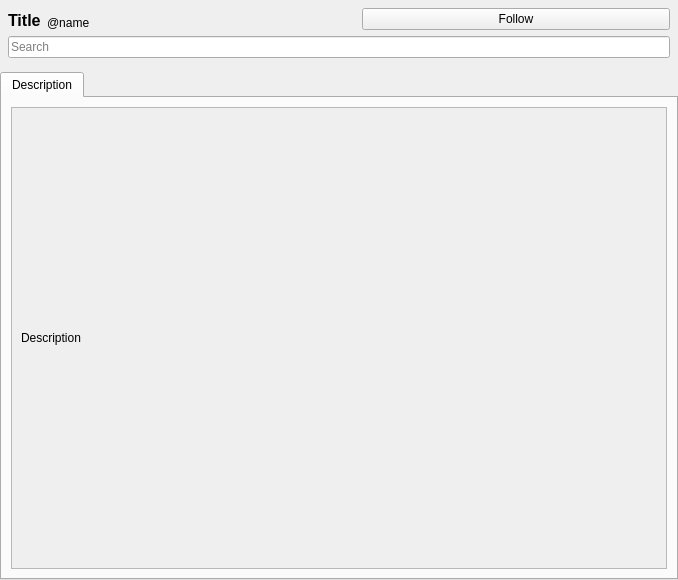
<?xml version="1.0" encoding="UTF-8"?>
<ui version="4.0">
 <class>Form</class>
 <widget class="QWidget" name="Form">
  <property name="geometry">
   <rect>
    <x>0</x>
    <y>0</y>
    <width>678</width>
    <height>580</height>
   </rect>
  </property>
  <property name="windowTitle">
   <string>Form</string>
  </property>
  <layout class="QVBoxLayout" name="verticalLayout_2">
   <property name="leftMargin">
    <number>0</number>
   </property>
   <property name="topMargin">
    <number>0</number>
   </property>
   <property name="rightMargin">
    <number>0</number>
   </property>
   <property name="bottomMargin">
    <number>0</number>
   </property>
   <item>
    <layout class="QGridLayout" name="gridLayout">
     <property name="leftMargin">
      <number>8</number>
     </property>
     <property name="topMargin">
      <number>8</number>
     </property>
     <property name="rightMargin">
      <number>8</number>
     </property>
     <property name="bottomMargin">
      <number>8</number>
     </property>
     <item row="0" column="2">
      <widget class="QPushButton" name="follow_button">
       <property name="cursor">
        <cursorShape>PointingHandCursor</cursorShape>
       </property>
       <property name="text">
        <string>Follow</string>
       </property>
      </widget>
     </item>
     <item row="0" column="0">
      <widget class="QLabel" name="title_label">
       <property name="sizePolicy">
        <sizepolicy hsizetype="Fixed" vsizetype="Preferred">
         <horstretch>0</horstretch>
         <verstretch>0</verstretch>
        </sizepolicy>
       </property>
       <property name="font">
        <font>
         <pointsize>12</pointsize>
         <weight>75</weight>
         <bold>true</bold>
         <underline>false</underline>
        </font>
       </property>
       <property name="text">
        <string>Title</string>
       </property>
       <property name="alignment">
        <set>Qt::AlignBottom|Qt::AlignLeading|Qt::AlignLeft</set>
       </property>
      </widget>
     </item>
     <item row="0" column="1">
      <widget class="QLabel" name="name_label">
       <property name="text">
        <string>@name</string>
       </property>
       <property name="alignment">
        <set>Qt::AlignBottom|Qt::AlignLeading|Qt::AlignLeft</set>
       </property>
      </widget>
     </item>
     <item row="1" column="0" colspan="3">
      <widget class="QLineEdit" name="search_line_edit">
       <property name="placeholderText">
        <string>Search</string>
       </property>
      </widget>
     </item>
    </layout>
   </item>
   <item>
    <widget class="QTabWidget" name="tabWidget">
     <property name="currentIndex">
      <number>0</number>
     </property>
     <widget class="QWidget" name="description_tab">
      <attribute name="title">
       <string>Description</string>
      </attribute>
      <layout class="QVBoxLayout" name="verticalLayout_6">
       <item>
        <widget class="QScrollArea" name="scrollArea">
         <property name="widgetResizable">
          <bool>true</bool>
         </property>
         <widget class="QWidget" name="scrollAreaWidgetContents_2">
          <property name="geometry">
           <rect>
            <x>0</x>
            <y>0</y>
            <width>644</width>
            <height>424</height>
           </rect>
          </property>
          <layout class="QVBoxLayout" name="verticalLayout">
           <item>
            <widget class="QLabel" name="description_label">
             <property name="text">
              <string>Description</string>
             </property>
             <property name="textFormat">
              <enum>Qt::MarkdownText</enum>
             </property>
             <property name="textInteractionFlags">
              <set>Qt::LinksAccessibleByMouse|Qt::TextSelectableByMouse</set>
             </property>
            </widget>
           </item>
          </layout>
         </widget>
        </widget>
       </item>
      </layout>
     </widget>
    </widget>
   </item>
  </layout>
 </widget>
 <resources/>
 <connections/>
</ui>
